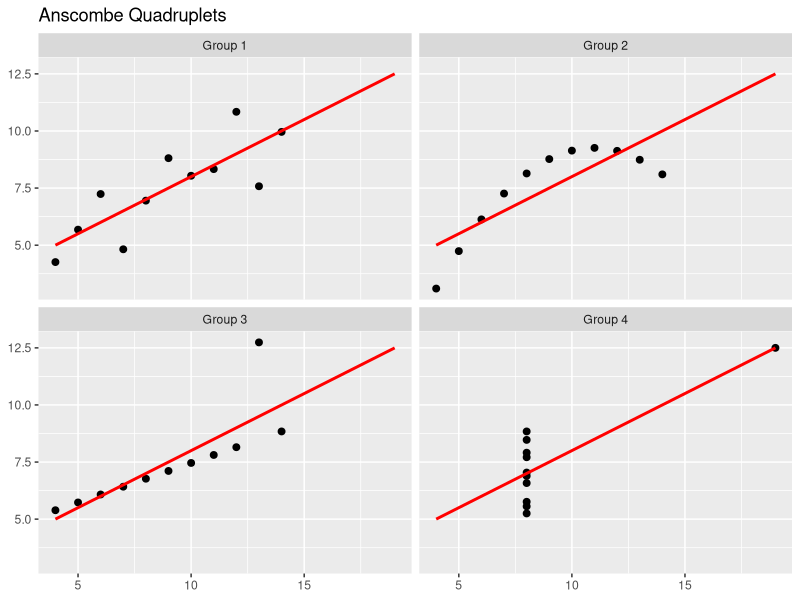

Write R code to recreate this figure.
library(tidyverse)

grp1 <- anscombe %>% select(x = x1, y = y1) %>% mutate(group = "Group 1")
grp2 <- anscombe %>% select(x = x2, y = y2) %>% mutate(group = "Group 2")
grp3 <- anscombe %>% select(x = x3, y = y3) %>% mutate(group = "Group 3")
grp4 <- anscombe %>% select(x = x4, y = y4) %>% mutate(group = "Group 4")

data <- bind_rows(grp1, grp2, grp3, grp4) %>%
  as_tibble() %>%
  mutate(group = as_factor(group))

rm(grp1, grp2, grp3, grp4)

# numerical summaries
intercept <- function(x, y) {
  model <- lm(y ~ x)
  coefficients(model)[1]
}

slope <- function(x, y) {
  model <- lm(y ~ x)
  coefficients(model)[2]
}

data %>%
  group_by(group) %>%
  summarise(mean_x    = mean(x)         %>% round(1),
            var_x     = var(x)          %>% round(1),
            mean_y    = mean(y)         %>% round(1),
            var_y     = var(y)          %>% round(1),
            corr      = cor(x, y)       %>% round(1),
            intercept = intercept(x, y) %>% round(1),
            slope     = slope(x, y)     %>% round(1))

# plot
ggplot(data, aes(x = x, y = y)) +
  ggtitle("Anscombe Quadruplets") +
  geom_point(size = 2) +
  geom_smooth(method = "lm", se = FALSE, color = "red", fullrange = TRUE) +
  facet_wrap(vars(group)) +
  theme(axis.title.x = element_blank(), axis.title.y = element_blank())
